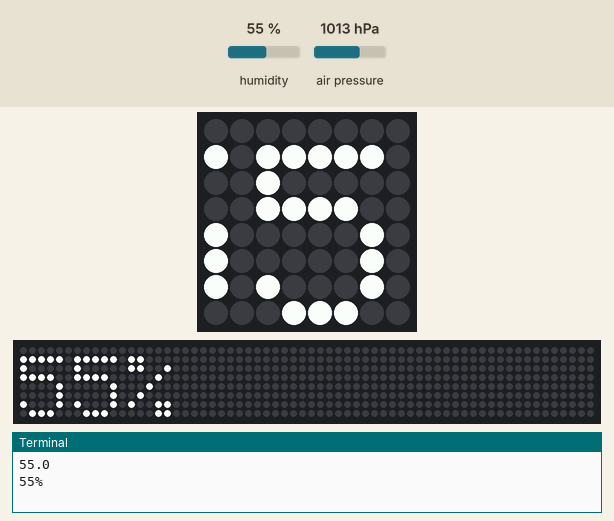
Recording of a program running on a simulated Raspberry Pi (BCM pin numbers) with a Sense HAT. Parts: the Sense HAT's 8×8 RGB LED matrix, a strip that is not on the board, showing the scrolling text unrolled, the last lines printed to the terminal. Inputs (shaded band) come from the test bench; at power-on: air pressure 1013 hPa, humidity 55 %. The 64×8 strip is a reading aid, not a part: it shows the text the matrix is scrolling, unrolled, one strip-width of it at a time. At 7.0 s the program stops and its outputs stay as they are.

Above: at 1.28 s.
1.3 s: air pressure set to 952 hPa
At 2.79 s:
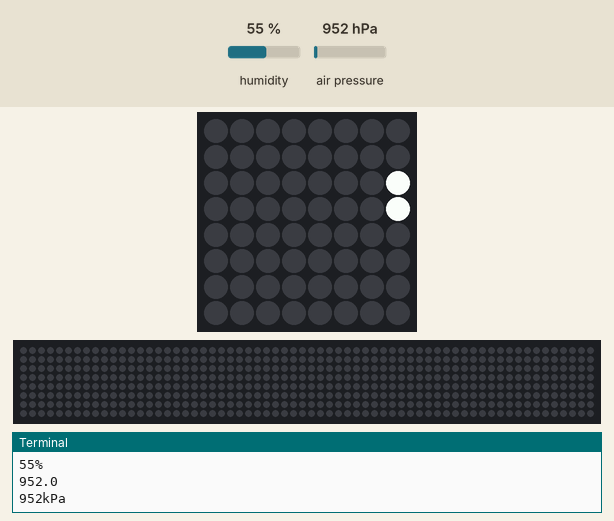
At 7.4 s:
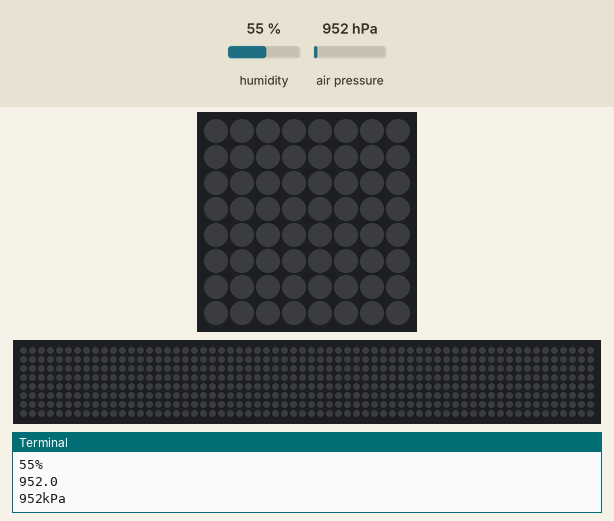
Timing chart, 0 to 8.5 s (numbered marks = the images above; inputs shaded):
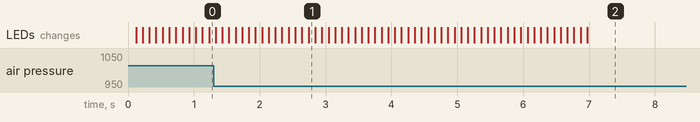

The program:

sense08.py
```python
# Print formatted sensor values

from sense_hat import SenseHat
sense = SenseHat()

# Function returning value as string rounded to whole number
def formatValue(value, units=""):
    value = round(value)
    value_str = str(value) + units
    return value_str

# Get humidity value
humidity = sense.get_humidity()

# Print raw humidity value
print(humidity)

# Print formatted relative humidity
print(formatValue(humidity,"%"))

# Display relative humidity on LED Matrix
sense.show_message(formatValue(humidity,"%"))

# Get pressure value
pressure = sense.get_pressure()

# Print raw pressure value
print(pressure)

# Print formatted pressure in kPa
print(formatValue(pressure,"kPa"))

# Display relative pressure on LED Matrix
sense.show_message(formatValue(pressure,"kPa"))
```
